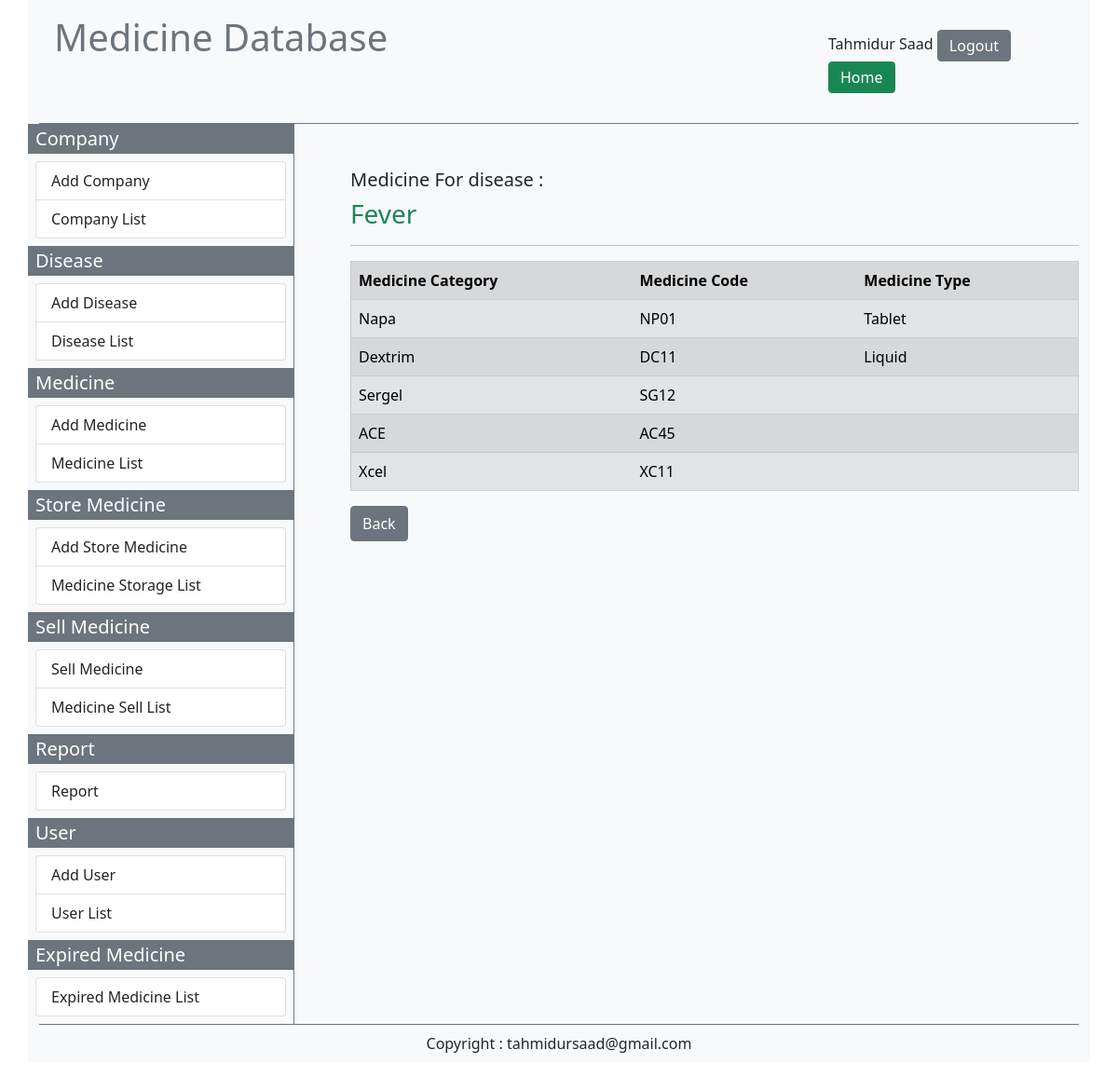
/MediDB/search_by_disease.php?disease=6 (signed in), run on the app's committed database.
### tables this page shows
CREATE TABLE `disease_category` (
  `disease_id` int(11) NOT NULL,
  `disease_name` varchar(30) NOT NULL,
  `disease_entry_date` date NOT NULL
);

CREATE TABLE `medicine` (
  `medicine_id` int(11) NOT NULL,
  `medicine_name` varchar(20) NOT NULL,
  `disease` int(11) NOT NULL,
  `company` int(11) NOT NULL,
  `medicine_code` varchar(20) NOT NULL,
  `medicine_type` varchar(20) DEFAULT NULL
);

### MediDB/search_by_disease.php (the view, shortened to what this page needs)
<?php
    require('connection.php');
 ?>
<?php
   $user_first_name= $_SESSION['user_first_name'];
   $user_last_name= $_SESSION['user_last_name'];
   if(!empty($user_first_name) && !empty($user_last_name)){
?>
<!DOCTYPE html>
<html lang="en">
<head>
    <link href="https://cdn.jsdelivr.net/npm/bootstrap@5.0.2/dist/css/bootstrap.min.css" rel="stylesheet">
    <link rel="stylesheet" href="https://use.fontawesome.com/releases/v5.15.4/css/all.css"/>
</head>
<body>
<div class="container bg-light">
        <div class="container-foluid border-bottom border-secondary">
              <?php include('bootstrap/topbar.php'); ?>
        </div>
        <div class="container-foluid">
            <div class="row">
                <div class="col-sm-3 bg-light p-0 m-0">
                    <?php include('bootstrap/leftside_bar.php'); ?>
                </div>
                <div class="col-sm-9 border-start border-secondary">
                    <div class="container p-4 m-4">
                        <h5>Medicine For disease :</h5>
                         <?php
                             $id = $_GET['disease'];
                             $sql1 = "SELECT disease_name FROM disease_category
                                     WHERE disease_id = $id";
                            $query1 = $conn-> query($sql1);
                            $data_disease = mysqli_fetch_assoc($query1);
                            $name = $data_disease['disease_name'];
                            echo "<h3 class='text-success'>$name</h3>"
                         ?>
                        <hr>
                    <?php
                    $id = $_GET['disease'];
                        if(isset($_GET['disease'])){
                         $sql2 = "SELECT * FROM medicine
                                  WHERE disease = $id";
                         $query2 = $conn -> query($sql2);
                         }
                               echo "<table border='1' class='table table-secondary table-striped table-hover'> <tr>
                              <th>Medicine Category </th>
                              <th>Medicine Code </th>
                              <th>Medicine Type </th>
                               ";
                        while($data = mysqli_fetch_assoc($query2)){
                            $medicine_name = $data['medicine_name'];
                            $medicine_code = $data['medicine_code'];
                            $medicine_type = $data['medicine_type'];
                            echo "<tr>
                                  <td>$medicine_name</td>
                                  <td>$medicine_code</td>
                                  <td>$medicine_type</td>
                                  </tr>";
                        }
                        echo"</table>";
                     ?>
                     <a href="list_of_medicine.php"class ="btn btn-secondary">Back</a>
                    </div>
                </div>
            </div>
        </div>
        <div class="border-top border-secondary">
        <?php include('bootstrap/bottom_bar.php'); ?>
        </div>
    </div>
</body>
</html>
<?php
   }
   else{
    header('location:login.php');
   }
 ?>

### data on the page
disease_category: disease_name "Fever"
medicine: medicine_name "Napa", medicine_code "NP01", medicine_type "Tablet"
medicine: medicine_name "Dextrim", medicine_code "DC11", medicine_type "Liquid"
medicine: medicine_name "Sergel", medicine_code "SG12"
medicine: medicine_name "ACE", medicine_code "AC45"
medicine: medicine_name "Xcel", medicine_code "XC11"

### other printed values
$user_first_name "Tahmidur"
$user_last_name "Saad"
